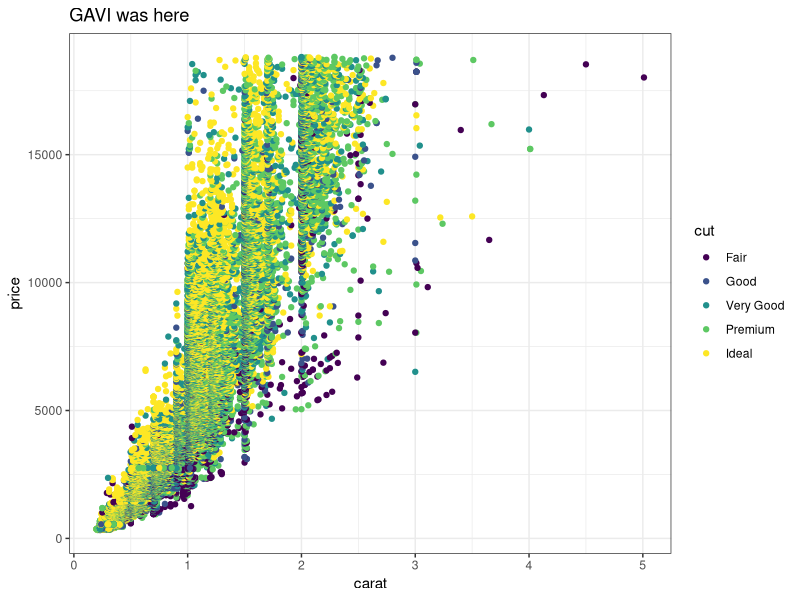
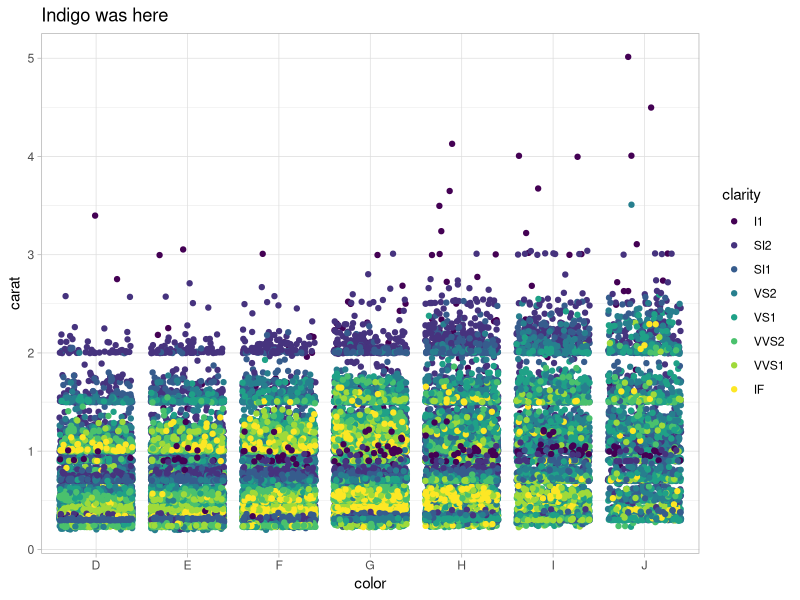
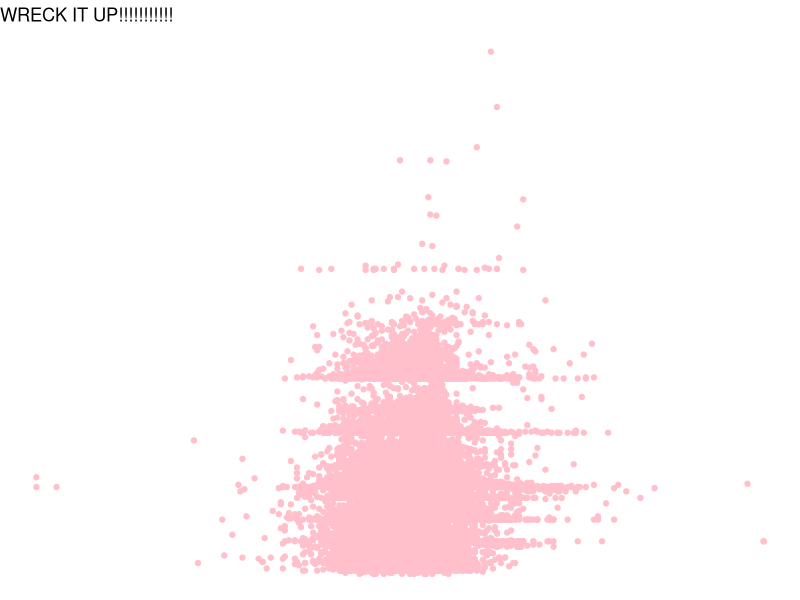
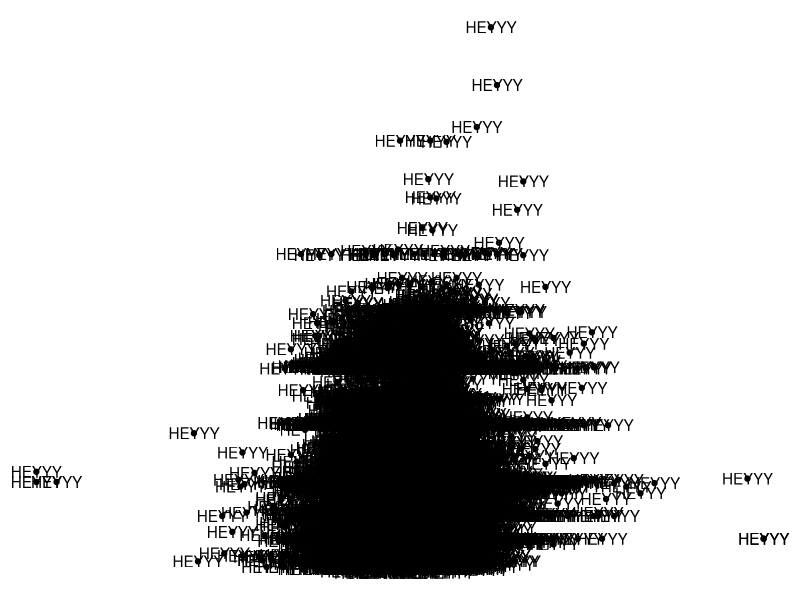

Source code (R) for these figures, in order:
## ---- chunk 1
knitr::opts_chunk$set(echo = TRUE)
library(tidyverse)
## ---- chunk 2
# Partner 1: 
# Run the code below to see the original graph
# Change the code below to make the point color change based on 'cut', and update the theme to theme_bw(). Update the title to include your first name. 

ggplot(data = diamonds, aes(x = carat, y = price)) +
  geom_point(aes(color = cut)) +
  theme_bw() +
  labs(title = "GAVI was here")
## ---- chunk 3
# Partner 2: 
# Run the code below to see the original graph
# Change the code below to make the geom a geom_jitter, and update the theme to theme_light. Update the title to include your first name. 

ggplot(data = diamonds, aes(x = color, y = carat)) +
  geom_jitter(aes(color = clarity)) +
  theme_light() +
  labs(title = "Indigo was here")

## ---- chunk 4
ggplot(data = diamonds, aes(x = depth, y = carat)) +
  geom_point(color = "pink") +
  theme_void() + 
  labs(title = "WRECK IT UP!!!!!!!!!!!")

MATH_IS_COOL <- 45 + 1

### Kept both graphs since they so cool - IB

ggplot(data = diamonds, aes(x = depth, y = carat)) +
  geom_point() +
  theme_void() + 
  geom_text(label = "HEYYY")

# how u like my graph??

## ---- chunk 5

#### Hows life? I miss you friend!


100+1

# = Dalmatians
